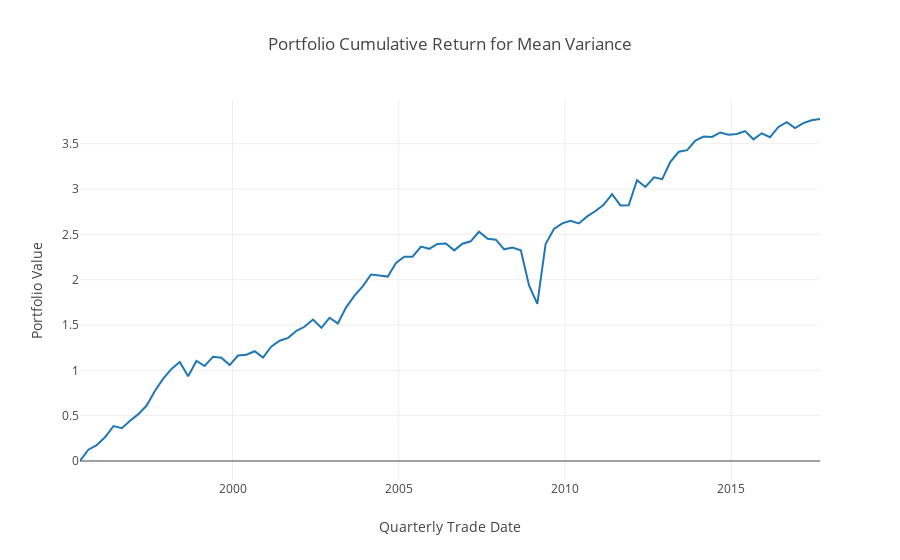

The code cell stored with this chart in its notebook:
### Code cell
trace_cumulativeR = go.Scatter(x = time_ind, y = portfolio_2, mode = 'lines', name = 'Mean-Variance')

data = [trace_cumulativeR]
layout = dict(title = "Portfolio Cumulative Return for Mean Variance", 
              xaxis = dict(title = 'Quarterly Trade Date'), 
              yaxis = dict(title = 'Portfolio Value'))
fig = dict(data = data, layout = layout)
plotly.offline.iplot(fig)
